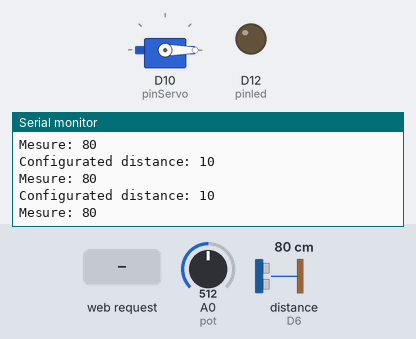
The sketch below on a simulated Arduino MKR. On the bench: servo, output pins drawn as LEDs (lit = HIGH), the last lines printed to the serial monitor. Wiring (inferred from the names in the program): ultrasonic range finder: trigger D7; echo D6. The inputs (shaded band) are chosen by the test bench; at power-on: distance to the obstacle (sensor on D6) 80 cm, A0 (pot) = 512. The echo pulse lasts 58.3 µs per cm; WiFi joins after 1.5 s; servers stay silent unless stated; pins used as bus, display or sensor lines are not drawn.

Above: at 2.7 s.
2.8 s: distance to the obstacle (sensor on D6) set to 2 cm
At 4.0 s:
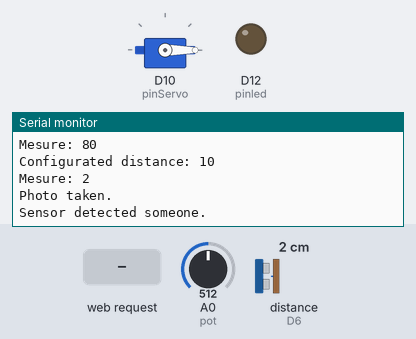
4.3 s: HTTP request GET /open received
At 5.3 s:
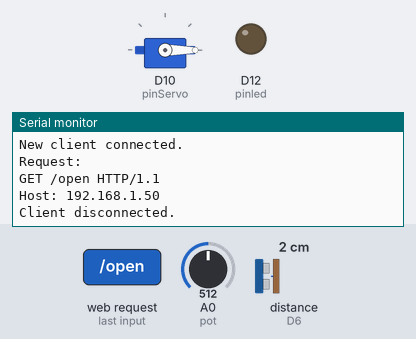
5.8 s: HTTP request GET /denied received
At 6.5 s:
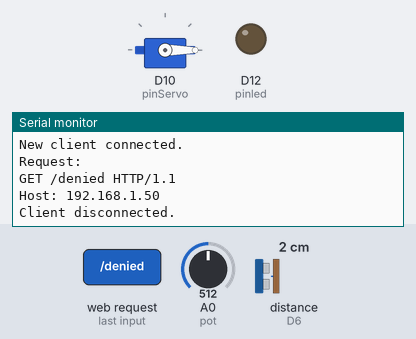

The sketch:

arduinowifi.ino
```cpp
#include <WiFiNINA.h>
#include <Servo.h>
#include <SPI.h>


const char* ssid = "SSID";
const char* password = "PASSWORD";


#define ESP32_RX_PIN 0  // RX PIN of Arduino connected to ESP32-CAM TX PIN
#define ESP32_TX_PIN 1  // TX PIN of Arduino connected to ESP32-CAM RX PIN


const int port = 80;


#define pot A0
#define pinServo 10
Servo servo1;
const int pinled = 12;
const int trig = 7;
const int echo = 6;
bool closed = true;
bool someoneHere = false;
bool opening = false;

WiFiServer server(port);

void setup() {
  Serial.begin(115200);
  Serial1.begin(115200);

  pinMode(echo, INPUT);
  pinMode(trig, OUTPUT);
  pinMode(pinled, OUTPUT);
  pinMode(pot, INPUT);
  servo1.attach(pinServo);
  servo1.write(0);


  connectToWiFi();


  server.begin();
  Serial.println("Server iniciated.");
}

void loop() {
  WiFiClient client = server.available();
  if (client) {
    Serial.println("New client connected.");
    String request = "";
    while (client.available()) {
      char c = client.read();
      request += c;
    }

    Serial.println("Request:");
    Serial.println(request);

    // proccess the request
    if (request.startsWith("POST /commandGate")) {
      processRequest(request);
    }


    client.stop();
    Serial.println("Client disconnected.");
  }

  // verify if someone is near the gate if it is not opening
  if (!opening) {
    if (readSensor()) {
      Serial.println("Sensor detected someone.");
    }
  }
}

void processRequest(const String& request) {

  int bodyIndex = request.indexOf("\r\n\r\n");
  String message = "";
  if (bodyIndex >= 0) {
    message = request.substring(bodyIndex + 4); // extract the message from the request jumping the header
  }
  message.trim();


  if (message.equals("open")) {
    Serial.println("'open' command recongnized. Authorized");
    openGate();
  } else if (message.equals("denied")) {
    Serial.println(" 'denied' command recongnized. Not authorized.");
    digitalWrite(pinled, HIGH);
    delay(3000);
    digitalWrite(pinled, LOW);
    opening = false;
  } else {
    Serial.println("Command not recongnized.");
    digitalWrite(pinled, HIGH);
    delay(3000);
    digitalWrite(pinled, LOW);
  }
}

bool readSensor() {
  // Sensor ultrassônico
  digitalWrite(trig, LOW);
  delayMicroseconds(2);
  digitalWrite(trig, HIGH);
  delayMicroseconds(10);
  digitalWrite(trig, LOW);
  long time = pulseIn(echo, HIGH);
  long cm = time / 58;

  int pot_value = map(analogRead(pot), 0, 1023, 0, 20);
  Serial.print("Configurated distance: ");
  Serial.println(pot_value);
  Serial.print("Mesure: ");
  Serial.println(cm);

  if (cm <= pot_value && cm != 0) {
    someoneHere = true;
    if (closed) {
      Serial.println("Photo taken.");
      Serial1.println("C"); // send a command to ESP32-CAM to take a photo
      opening = true;
    }
  } else {
    someoneHere = false;
  }

  return someoneHere;
}

void openGate() {
  closed = false;
  servo1.write(180);
  Serial.println("Gate opened");
  delay(5000);

  while (readSensor()) {
    delay(1000);
    Serial.println("waiting for car to leave...");
  }

  servo1.write(0);
  Serial.println("Gate closed");
  closed = true;
  opening = false;
}

void connectToWiFi() {
  Serial.print("WiFi connecting to");
  WiFi.begin(ssid, password);
  while (WiFi.status() != WL_CONNECTED) {
    delay(1000);
    Serial.print(".");
  }
  Serial.println("\nWiFi connected.");
  Serial.print("IP Address: ");
  Serial.println(WiFi.localIP());
}
```

Measured:
- after the input at 2.8 s, the serial monitor: prints a new line at once (image 1)
- after the input at 4.3 s, the serial monitor: prints a new line at once (image 2)
- after the input at 5.8 s, the serial monitor: prints a new line at once (image 3)
